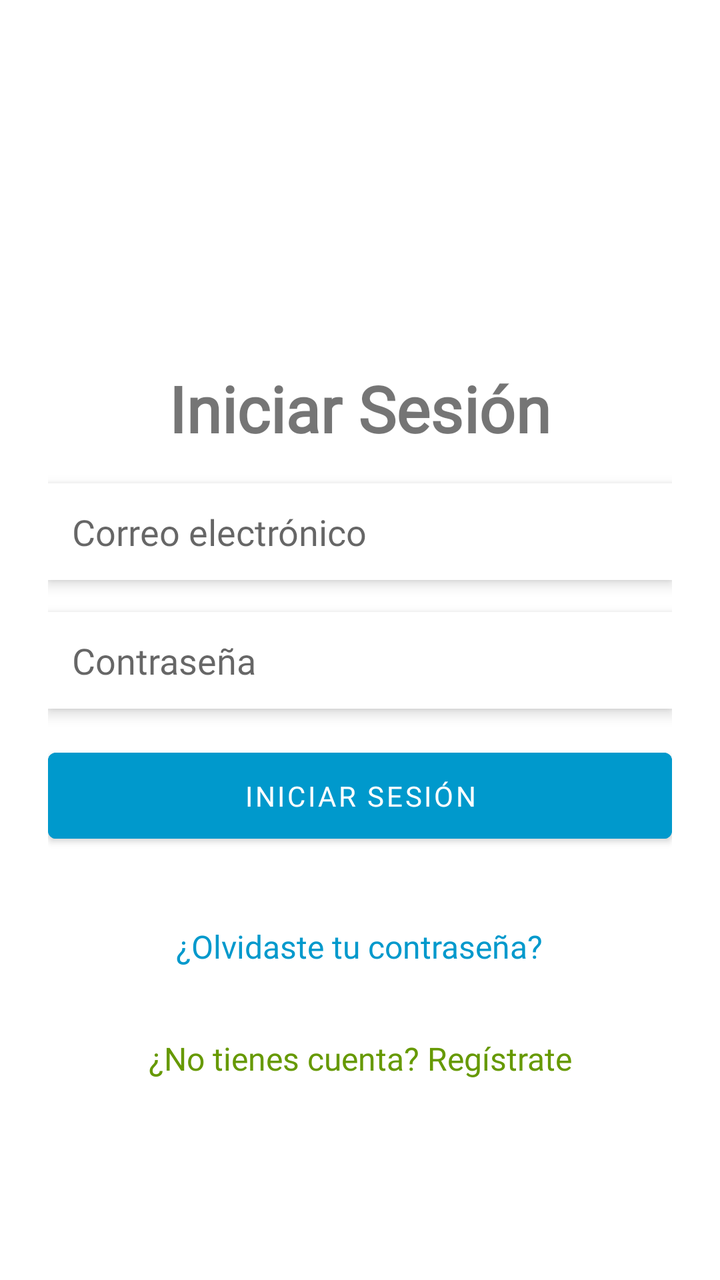
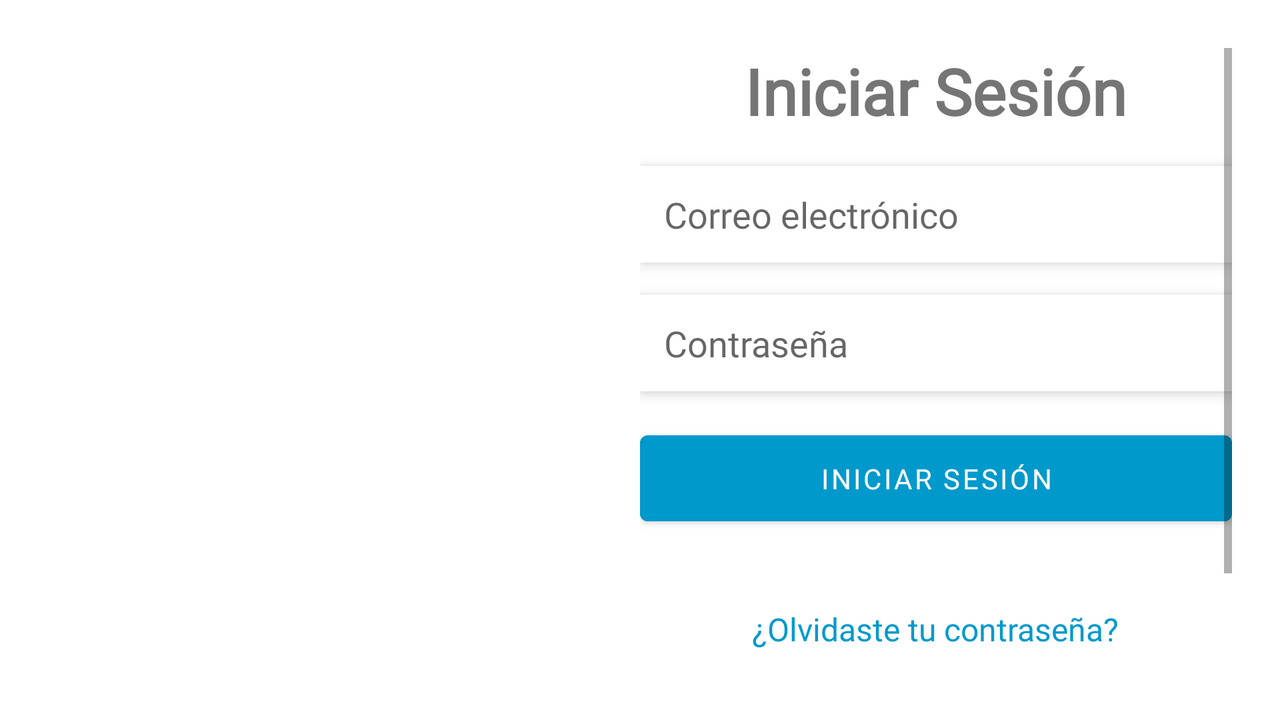

First picture: res/layout/ on a phone held upright. Second picture: the repository's own variant of that layout, on a device whose configuration matches the variant's folder. Source for both follows.
<!-- AndroidManifest.xml: application theme Theme.EasyFinances -->
<!-- res/layout/activity_login.xml -->
<?xml version="1.0" encoding="utf-8"?>
<LinearLayout xmlns:android="http://schemas.android.com/apk/res/android"
    android:layout_width="match_parent"
    android:layout_height="match_parent"
    android:orientation="vertical"
    android:gravity="center"
    android:padding="24dp">

    
    <ImageView
        android:id="@+id/imageLoginIcon"
        android:layout_width="80dp"
        android:layout_height="80dp"
        android:src="@drawable/icon_login"
        android:contentDescription="@string/icono_de_inicio_de_sesi_n"
        android:layout_marginBottom="16dp" />

    
    <TextView
        android:id="@+id/textTitleLogin"
        android:layout_width="wrap_content"
        android:layout_height="wrap_content"
        android:text="@string/iniciar_sesiion"
        android:textSize="32dp"
        android:textStyle="bold"
        android:layout_marginBottom="16dp" />

    
    <EditText
        android:id="@+id/editTextEmail"
        android:layout_width="match_parent"
        android:layout_height="wrap_content"
        android:hint="@string/correo_electronico"
        android:inputType="textEmailAddress"
        android:padding="12dp"
        android:background="@android:color/white"
        android:elevation="4dp"
        android:layout_marginBottom="16dp" />

    
    <EditText
        android:id="@+id/editTextPassword"
        android:layout_width="match_parent"
        android:layout_height="wrap_content"
        android:hint="@string/contrasenia"
        android:inputType="textPassword"
        android:padding="12dp"
        android:background="@android:color/white"
        android:elevation="4dp"
        android:layout_marginBottom="16dp" />

    
    <Button
        android:id="@+id/btnLogin"
        android:layout_width="match_parent"
        android:layout_height="wrap_content"
        android:text="@string/iniciar_session"
        android:backgroundTint="@android:color/holo_blue_dark"
        android:textColor="@android:color/white"
        android:padding="12dp"
        android:elevation="6dp"
        android:layout_marginBottom="16dp" />

    
    <ProgressBar
        android:id="@+id/progressBar"
        android:layout_width="wrap_content"
        android:layout_height="wrap_content"
        android:visibility="gone"
        android:layout_marginTop="16dp" />

    
    <TextView
        android:id="@+id/textForgotPassword"
        android:layout_width="wrap_content"
        android:layout_height="wrap_content"
        android:text="@string/olvidaste_tu_contrasenia"
        android:textSize="16sp"
        android:textColor="@android:color/holo_blue_dark"
        android:gravity="center"
        android:clickable="true"
        android:focusable="true"
        android:minHeight="48dp"
        android:padding="10dp"
        android:layout_marginTop="8dp" />

    
    <TextView
        android:id="@+id/textRegister"
        android:layout_width="wrap_content"
        android:layout_height="wrap_content"
        android:text="@string/no_tienes_cuenta_registrate"
        android:textSize="16sp"
        android:textColor="@android:color/holo_green_dark"
        android:gravity="center"
        android:clickable="true"
        android:focusable="true"
        android:minHeight="48dp"
        android:padding="10dp"
        android:layout_marginTop="8dp" />

</LinearLayout>
<!-- resources referenced by this layout -->
<resources>
  <string name="contrasenia">Contraseña</string>
  <string name="correo_electronico">Correo electrónico</string>
  <string name="icono_de_inicio_de_sesi_n">Icono de inicio de sesión</string>
  <string name="iniciar_sesiion">Iniciar Sesión</string>
  <string name="iniciar_session">Iniciar Sesión</string>
  <string name="no_tienes_cuenta_registrate">¿No tienes cuenta? Regístrate</string>
  <string name="olvidaste_tu_contrasenia">¿Olvidaste tu contraseña?</string>
  <style name="Theme.EasyFinances" parent="Theme.MaterialComponents.Light.NoActionBar">
          
          <item name="colorPrimary">@color/teal_700</item>
          <item name="colorPrimaryVariant">@color/teal_200</item>
          <item name="colorOnPrimary">@color/white</item>
  
          
          <item name="android:windowBackground">@color/white</item>
          <item name="android:textColorPrimary">@color/black</item>
  
          
          <item name="fontFamily">@font/roboto</item>
  
          
          <item name="android:statusBarColor">@color/teal_700</item>
          <item name="android:navigationBarColor">@color/white</item>
      </style>
  <color name="teal_700">#FF018786</color>
  <color name="teal_200">#FF03DAC5</color>
  <color name="white">#FFFFFFFF</color>
  <color name="black">#FF000000</color>
</resources>
<!-- res/layout-land/activity_login.xml (the repository's variant of the layout above) -->
<!-- drawn on the phone turned sideways -->
<?xml version="1.0" encoding="utf-8"?>

<LinearLayout
    xmlns:android="http://schemas.android.com/apk/res/android"
    xmlns:app="http://schemas.android.com/apk/res-auto"
    android:layout_width="match_parent"
    android:layout_height="match_parent"
    android:orientation="horizontal"
    android:padding="24dp">

    
    <LinearLayout
        android:layout_width="0dp"
        android:layout_height="match_parent"
        android:layout_weight="1"
        android:gravity="center"
        android:orientation="vertical">

        <ImageView
            android:id="@+id/imageLoginIcon"
            android:layout_width="100dp"
            android:layout_height="100dp"
            android:src="@drawable/icon_login"
            android:contentDescription="Icono de inicio de sesión"
            android:layout_marginBottom="16dp" />
    </LinearLayout>

    
    <ScrollView
        android:layout_width="0dp"
        android:layout_height="match_parent"
        android:layout_weight="1"
        android:fillViewport="true">

        <LinearLayout
            android:layout_width="match_parent"
            android:layout_height="wrap_content"
            android:orientation="vertical"
            android:gravity="center_horizontal">

            
            <TextView
                android:id="@+id/textTitleLogin"
                android:layout_width="wrap_content"
                android:layout_height="wrap_content"
                android:text="Iniciar Sesión"
                android:textSize="32sp"
                android:textStyle="bold"
                android:layout_marginBottom="16dp" />

            
            <EditText
                android:id="@+id/editTextEmail"
                android:layout_width="match_parent"
                android:layout_height="wrap_content"
                android:hint="Correo electrónico"
                android:inputType="textEmailAddress"
                android:padding="12dp"
                android:background="@android:color/white"
                android:elevation="4dp"
                android:layout_marginBottom="16dp" />

            
            <EditText
                android:id="@+id/editTextPassword"
                android:layout_width="match_parent"
                android:layout_height="wrap_content"
                android:hint="Contraseña"
                android:inputType="textPassword"
                android:padding="12dp"
                android:background="@android:color/white"
                android:elevation="4dp"
                android:layout_marginBottom="16dp" />

            
            <Button
                android:id="@+id/btnLogin"
                android:layout_width="match_parent"
                android:layout_height="wrap_content"
                android:text="Iniciar Sesión"
                android:backgroundTint="@android:color/holo_blue_dark"
                android:textColor="@android:color/white"
                android:padding="12dp"
                android:elevation="6dp"
                android:layout_marginBottom="16dp" />

            
            <ProgressBar
                android:id="@+id/progressBar"
                android:layout_width="wrap_content"
                android:layout_height="wrap_content"
                android:visibility="gone"
                android:layout_marginTop="16dp" />

            
            <TextView
                android:id="@+id/textForgotPassword"
                android:layout_width="wrap_content"
                android:layout_height="wrap_content"
                android:text="¿Olvidaste tu contraseña?"
                android:textSize="16sp"
                android:textColor="@android:color/holo_blue_dark"
                android:gravity="center"
                android:clickable="true"
                android:focusable="true"
                android:minHeight="48dp"
                android:padding="10dp"
                android:layout_marginTop="8dp" />

            
            <TextView
                android:id="@+id/textRegister"
                android:layout_width="wrap_content"
                android:layout_height="wrap_content"
                android:text="¿No tienes cuenta? Regístrate"
                android:textSize="16sp"
                android:textColor="@android:color/holo_green_dark"
                android:gravity="center"
                android:clickable="true"
                android:focusable="true"
                android:minHeight="48dp"
                android:padding="10dp"
                android:layout_marginTop="8dp" />
        </LinearLayout>
    </ScrollView>
</LinearLayout>
<!-- resources referenced by the variant -->
<!-- as the phone turned sideways resolves them -->
<resources>
  <style name="Theme.EasyFinances" parent="Theme.MaterialComponents.Light.NoActionBar">
          
          <item name="colorPrimary">@color/teal_700</item>
          <item name="colorPrimaryVariant">@color/teal_200</item>
          <item name="colorOnPrimary">@color/white</item>
  
          
          <item name="android:windowBackground">@color/white</item>
          <item name="android:textColorPrimary">@color/black</item>
  
          
          <item name="fontFamily">@font/roboto</item>
  
          
          <item name="android:statusBarColor">@color/teal_700</item>
          <item name="android:navigationBarColor">@color/white</item>
      </style>
  <color name="teal_700">#FF018786</color>
  <color name="teal_200">#FF03DAC5</color>
  <color name="white">#FFFFFFFF</color>
  <color name="black">#FF000000</color>
</resources>
